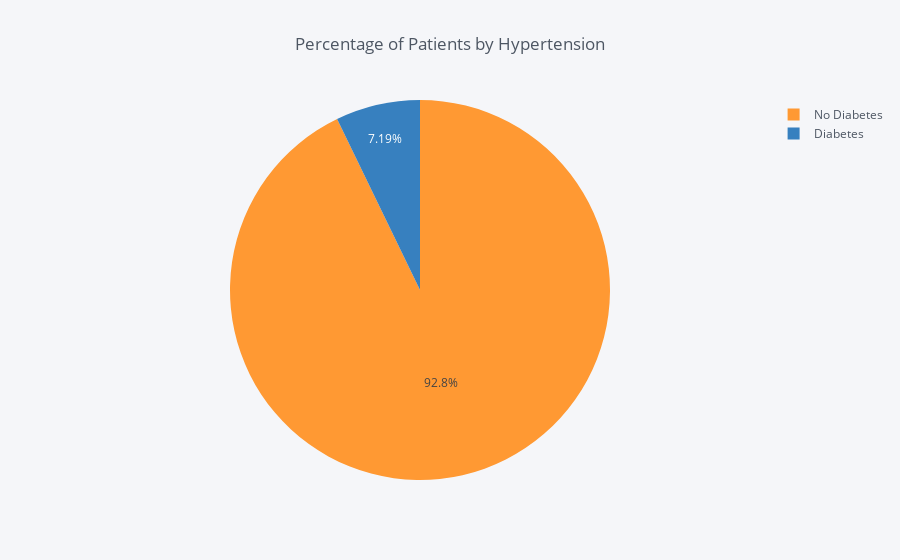

Notebook cell for this chart:
### Markdown cell above
> **Q 4.2:** What are the Percentage of Patients with diabetes by Appointment Status

### Code cell
df.groupby('diabetes', as_index=False)['patient_id'].count().iplot(
        kind='pie', labels='diabetes', values='patient_id', title='Percentage of Patients by Hypertension')

### Figure 1 — Plotly figure (JSON) as saved in the notebook; plotly's stock layout.template omitted (floating-point values rounded to 4 significant figures)
{"data": [{"labels": ["No Diabetes", "Diabetes"], "marker": {"colors": ["rgba(255, 153, 51, 1.0)", "rgba(55, 128, 191, 1.0)"]}, "name": "", "type": "pie", "values": [102583, 7943]}], "layout": {"legend": {"bgcolor": "#F5F6F9", "font": {"color": "#4D5663"}}, "paper_bgcolor": "#F5F6F9", "plot_bgcolor": "#F5F6F9", "title": "Percentage of Patients by Hypertension", "titlefont": {"color": "#4D5663"}}}
